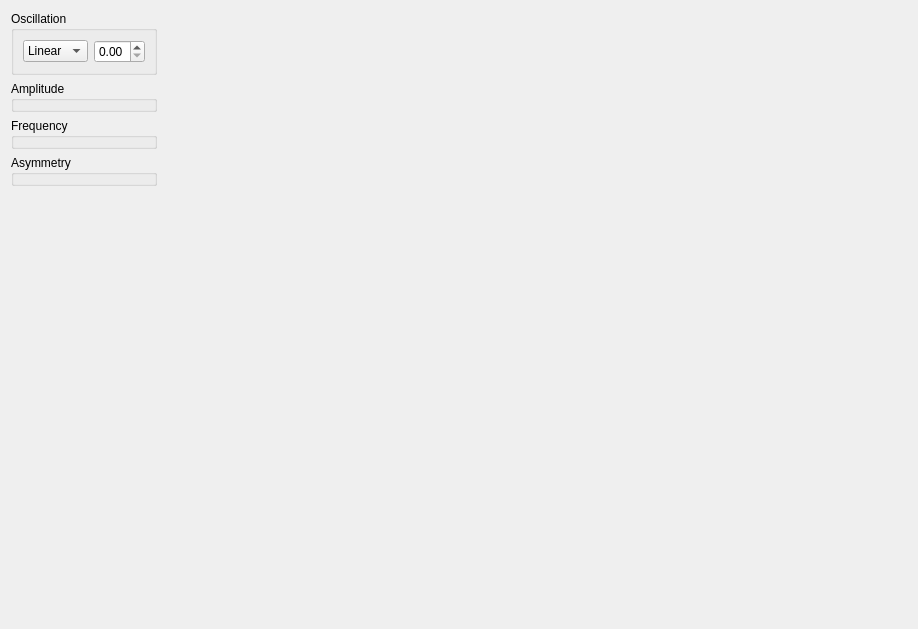
<?xml version="1.0" encoding="UTF-8"?>
<ui version="4.0">
 <class>VoiceEditor</class>
 <widget class="QWidget" name="VoiceEditor">
  <property name="geometry">
   <rect>
    <x>0</x>
    <y>0</y>
    <width>918</width>
    <height>629</height>
   </rect>
  </property>
  <property name="windowTitle">
   <string>Voice Editor</string>
  </property>
  <layout class="QGridLayout" name="gridLayout_2">
   <item row="3" column="0">
    <widget class="QGroupBox" name="asymmetryGroup">
     <property name="title">
      <string>Asymmetry</string>
     </property>
    </widget>
   </item>
   <item row="2" column="0">
    <widget class="QGroupBox" name="frequencyGroup">
     <property name="title">
      <string>Frequency</string>
     </property>
    </widget>
   </item>
   <item row="4" column="0">
    <spacer name="verticalSpacer">
     <property name="orientation">
      <enum>Qt::Vertical</enum>
     </property>
     <property name="sizeHint" stdset="0">
      <size>
       <width>20</width>
       <height>40</height>
      </size>
     </property>
    </spacer>
   </item>
   <item row="1" column="0">
    <widget class="QGroupBox" name="amplitudeGroup">
     <property name="title">
      <string>Amplitude</string>
     </property>
    </widget>
   </item>
   <item row="0" column="0">
    <widget class="QGroupBox" name="oscillationGroup">
     <property name="title">
      <string>Oscillation</string>
     </property>
     <layout class="QGridLayout" name="gridLayout_3">
      <item row="0" column="0">
       <widget class="QComboBox" name="oscillationTypeCombo">
        <item>
         <property name="text">
          <string>Linear</string>
         </property>
        </item>
       </widget>
      </item>
      <item row="0" column="1">
       <widget class="QDoubleSpinBox" name="oscillationSpin">
        <property name="maximum">
         <double>1.000000000000000</double>
        </property>
        <property name="singleStep">
         <double>0.010000000000000</double>
        </property>
       </widget>
      </item>
     </layout>
    </widget>
   </item>
   <item row="0" column="1" rowspan="5">
    <widget class="QWidget" name="noteWidget" native="true">
     <property name="sizePolicy">
      <sizepolicy hsizetype="Expanding" vsizetype="Expanding">
       <horstretch>0</horstretch>
       <verstretch>0</verstretch>
      </sizepolicy>
     </property>
    </widget>
   </item>
  </layout>
 </widget>
 <resources/>
 <connections/>
</ui>
